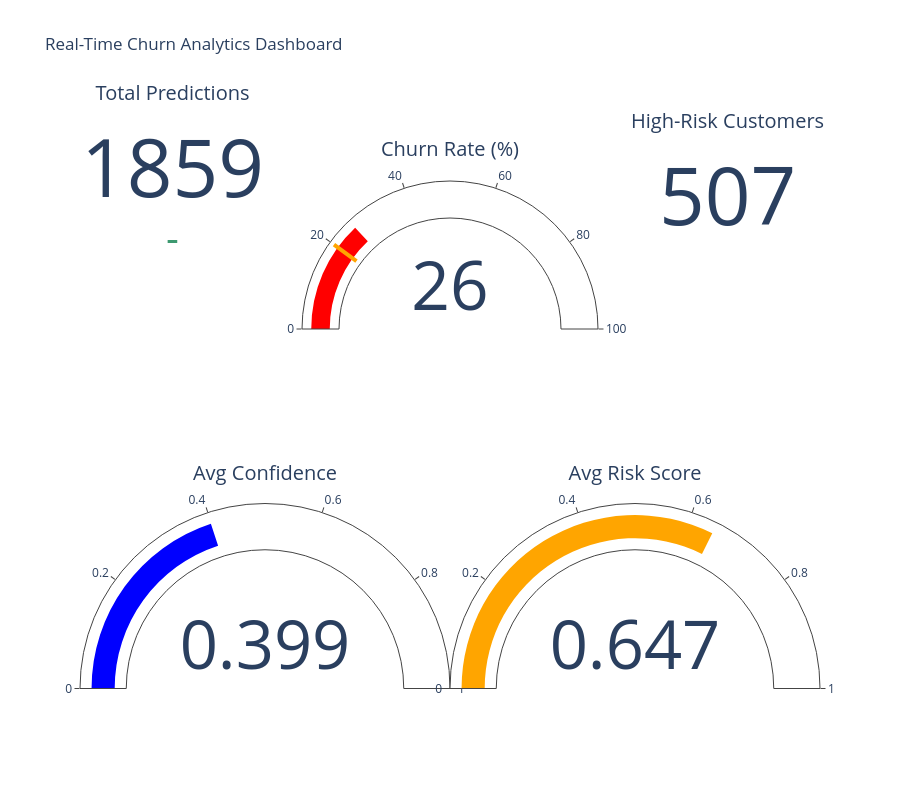

Write notebook code for a chart like this one.
### Markdown cell above
## 📊 6. Overall Statistics & Summary

### Code cell
# Get overall statistics from churn_predictions table
query_overall = """
    SELECT 
        COUNT(*) as total_predictions,
        SUM(prediction) as total_churns,
        ROUND(SUM(prediction)::numeric / COUNT(*)::numeric * 100, 2) as overall_churn_rate,
        ROUND(AVG(probability)::numeric, 3) as avg_probability,
        ROUND(AVG(risk_score)::numeric, 3) as avg_risk_score,
        SUM(CASE WHEN risk_score >= 0.7 THEN 1 ELSE 0 END) as high_risk_count,
        MIN(predicted_at) as first_prediction,
        MAX(predicted_at) as last_prediction,
        COUNT(DISTINCT customer_id) as unique_customers,
        COUNT(DISTINCT geography) as geographies_covered
    FROM churn_predictions;
"""

df_overall = query_to_dataframe(query_overall, conn)

if not df_overall.empty and df_overall['total_predictions'].iloc[0] > 0:
    stats = df_overall.iloc[0]
    
    print("="*70)
    print("📊 OVERALL CHURN PREDICTION ANALYTICS SUMMARY")
    print("="*70)
    print(f"\n⏰ Time Period:")
    print(f"   First Prediction: {stats['first_prediction']}")
    print(f"   Last Prediction:  {stats['last_prediction']}")
    
    print(f"\n📈 Prediction Metrics:")
    print(f"   Total Predictions:    {stats['total_predictions']:>10,}")
    print(f"   Unique Customers:     {stats['unique_customers']:>10,}")
    print(f"   Predicted Churns:     {stats['total_churns']:>10,}")
    print(f"   Overall Churn Rate:   {stats['overall_churn_rate']:>10.2f}%")
    
    print(f"\n🎯 Model Performance:")
    print(f"   Average Probability:  {stats['avg_probability']:>10.3f}")
    print(f"   Average Risk Score:   {stats['avg_risk_score']:>10.3f}")
    
    print(f"\n🚨 Risk Analysis:")
    print(f"   High-Risk Customers:  {stats['high_risk_count']:>10,}")
    print(f"   High-Risk Rate:       {(stats['high_risk_count']/stats['total_predictions']*100):>10.2f}%")
    
    print(f"\n🌍 Coverage:")
    print(f"   Geographies Covered:  {stats['geographies_covered']:>10}")
    print("="*70)
    
    # Create summary visualization
    fig = go.Figure()
    
    fig.add_trace(go.Indicator(
        mode="number+delta",
        value=stats['total_predictions'],
        title={"text": "Total Predictions"},
        domain={'x': [0, 0.25], 'y': [0.7, 1]}
    ))
    
    fig.add_trace(go.Indicator(
        mode="number+gauge",
        value=stats['overall_churn_rate'],
        title={"text": "Churn Rate (%)"},
        gauge={'axis': {'range': [0, 100]},
               'bar': {'color': "red"},
               'threshold': {'line': {'color': "orange", 'width': 4},
                           'thickness': 0.75, 'value': 20}},
        domain={'x': [0.3, 0.7], 'y': [0.5, 1]}
    ))
    
    fig.add_trace(go.Indicator(
        mode="number",
        value=stats['high_risk_count'],
        title={"text": "High-Risk Customers"},
        domain={'x': [0.75, 1], 'y': [0.7, 1]}
    ))
    
    fig.add_trace(go.Indicator(
        mode="number+gauge",
        value=stats['avg_probability'],
        title={"text": "Avg Confidence"},
        gauge={'axis': {'range': [0, 1]},
               'bar': {'color': "blue"}},
        domain={'x': [0, 0.5], 'y': [0, 0.4]}
    ))
    
    fig.add_trace(go.Indicator(
        mode="number+gauge",
        value=stats['avg_risk_score'],
        title={"text": "Avg Risk Score"},
        gauge={'axis': {'range': [0, 1]},
               'bar': {'color': "orange"}},
        domain={'x': [0.5, 1], 'y': [0, 0.4]}
    ))
    
    fig.update_layout(
        title="Real-Time Churn Analytics Dashboard",
        height=800
    )
    
    fig.show()
else:
    print("⏳ No prediction data available yet.")
    print("\n💡 To start collecting data:")
    print("   1. Ensure Kafka producer is streaming events")
    print("   2. Ensure Kafka consumer is making predictions")
    print("   3. Wait a few minutes for predictions to accumulate")
    print("   4. Re-run this notebook")

### Figure 1 — Plotly figure (JSON) as saved in the notebook; plotly's stock layout.template omitted (floating-point values rounded to 4 significant figures)
{"data": [{"domain": {"x": [0, 0.25], "y": [0.7, 1]}, "mode": "number+delta", "title": {"text": "Total Predictions"}, "type": "indicator", "value": 1859}, {"domain": {"x": [0.3, 0.7], "y": [0.5, 1]}, "gauge": {"axis": {"range": [0, 100]}, "bar": {"color": "red"}, "threshold": {"line": {"color": "orange", "width": 4}, "thickness": 0.75, "value": 20}}, "mode": "number+gauge", "title": {"text": "Churn Rate (%)"}, "type": "indicator", "value": 26.04}, {"domain": {"x": [0.75, 1], "y": [0.7, 1]}, "mode": "number", "title": {"text": "High-Risk Customers"}, "type": "indicator", "value": 507}, {"domain": {"x": [0, 0.5], "y": [0, 0.4]}, "gauge": {"axis": {"range": [0, 1]}, "bar": {"color": "blue"}}, "mode": "number+gauge", "title": {"text": "Avg Confidence"}, "type": "indicator", "value": 0.399}, {"domain": {"x": [0.5, 1], "y": [0, 0.4]}, "gauge": {"axis": {"range": [0, 1]}, "bar": {"color": "orange"}}, "mode": "number+gauge", "title": {"text": "Avg Risk Score"}, "type": "indicator", "value": 0.647}], "layout": {"height": 800, "title": {"text": "Real-Time Churn Analytics Dashboard"}}}
